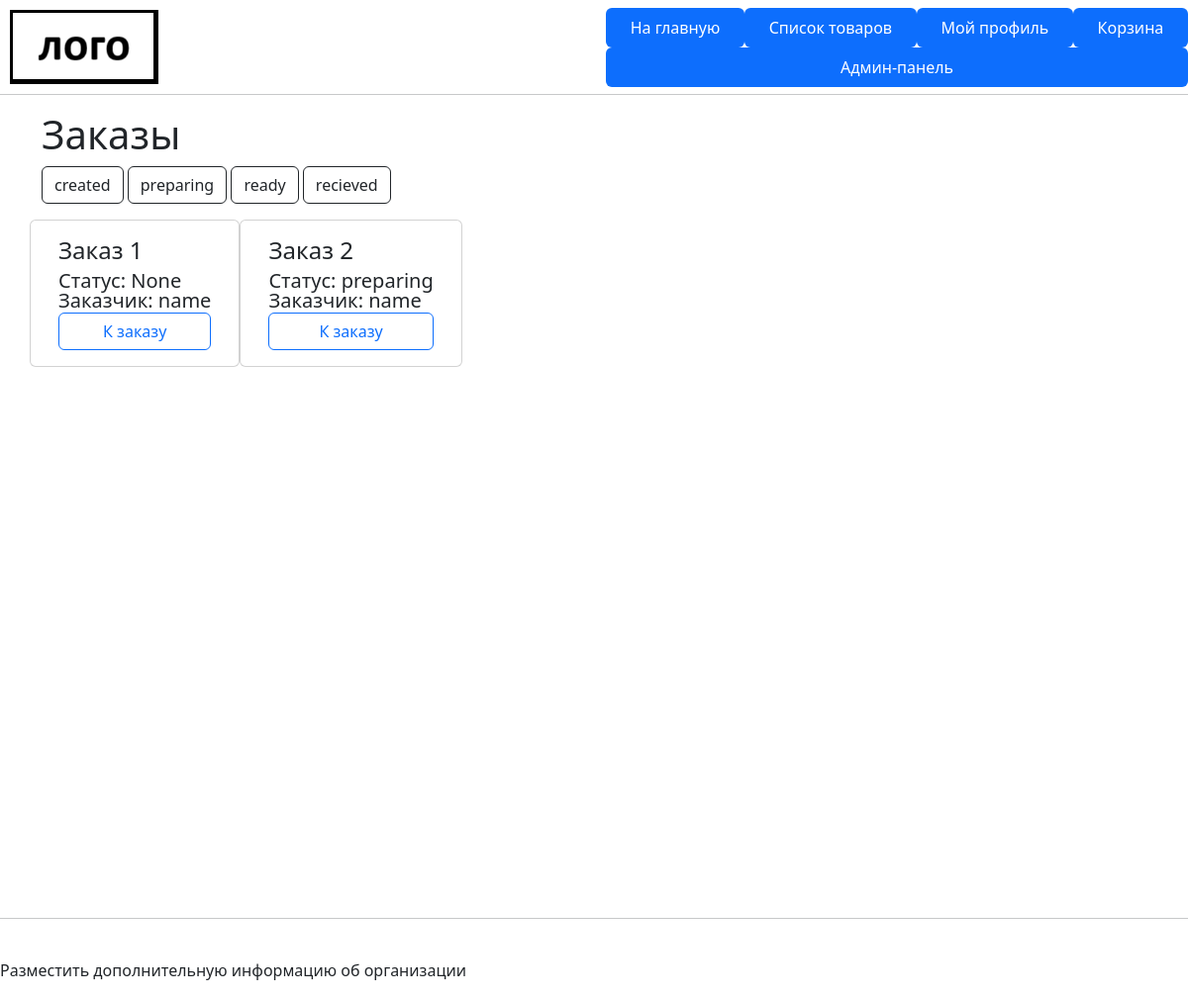
Page /admin/orders (signed in) on the committed database.
### data/order_models.py (models this page shows, shortened)
class Order(SqlAlchemyBase):
    __tablename__ = "orders"
    id = sqlalchemy.Column(
        sqlalchemy.Integer,
        primary_key=True,
        autoincrement=True,
    )
    status = sqlalchemy.Column(
        sqlalchemy.String,
        default="created",
    )
    user_id = sqlalchemy.Column(
        sqlalchemy.Integer,
        sqlalchemy.ForeignKey("users.id"),
    )
    created_date = sqlalchemy.Column(
        sqlalchemy.DateTime,
        default=datetime.datetime.now,
    )
    user = sqlalchemy.orm.relationship("User")
    statuses = ("created", "preparing", "ready", "recieved")

### data/user_models.py (models this page shows, shortened)
class User(SqlAlchemyBase, flask_login.UserMixin):
    __tablename__ = "users"
    id = sqlalchemy.Column(
        sqlalchemy.Integer,
        primary_key=True,
        autoincrement=True,
    )
    name = sqlalchemy.Column(sqlalchemy.String, nullable=True)
    email = sqlalchemy.Column(
        sqlalchemy.String, index=True, unique=True, nullable=True
    )
    hashed_password = sqlalchemy.Column(sqlalchemy.String, nullable=True)
    created_date = sqlalchemy.Column(
        sqlalchemy.DateTime,
        default=datetime.datetime.now,
    )
    is_admin = sqlalchemy.Column(
        sqlalchemy.Boolean,
        default=False,
    )

### admin.py (the view)
@flask_login.login_required
def admin_order_list():
    if not flask_login.current_user.is_admin:
        flask.abort(404)
    db_sess = db_session.create_session()
    orders = db_sess.query(Order)
    statuses = Order.statuses
    status = flask.request.args.get("status", None)
    if status:
        orders = orders.filter(Order.status == status)
    return flask.render_template(
        "admin_order_list.html",
        orders=orders,
        statuses=statuses,
    )

### data/db_session.py (called while the page is built)
def create_session() -> Session:
    global __factory
    return __factory()

### main.py (called while the page is built)
@login_manager.user_loader
def load_user(user_id):
    db_sess = db_session.create_session()
    return db_sess.query(User).get(user_id)

### templates/admin_order_list.html
{% extends "base.html" %}
{% block content %}
  <h1>Заказы</h1>
  <p>
    {% for status in statuses %}
      <a class="btn btn-outline-dark" action="" href="/admin/orders?status={{ status }}">
        {{ status }}
      </a>
    {% endfor %}
  </p>
  <div class="row row-cols-2 row-cols-md-4 g-4">
    {% for order in orders %}
      {% include "includes/admin_order_card.html" %}
    {% endfor %}
  </div>
{% endblock %}

### templates/includes/admin_order_card.html
<div class="card w-auto">
    <div class="card-body d-flex flex-column">
      <h4 class="card-title">
          Заказ {{ order.id }}
      </h4>
      <h5 class="card-subtitle">
          Статус: {{ order.status }}
      </h5>
      <h5 class="card-subtitle">
        Заказчик: {{ order.user.name }}
      </h5>
      <a class="btn btn-outline-primary" action="" href="/admin/order/{{ order.id }}">
        К заказу
      </a>
    </div>
    </div>

### rows in the picture
Order: id "1", status "None", user.name "name"
Order: id "2", status "preparing", user.name "name"

### other values in the picture
{{ status }} "created" "preparing" "ready" "recieved"
